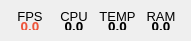
   <widget class="QWidget" name="layoutWidget">
    <property name="geometry">
     <rect>
      <x>731</x>
      <y>11</y>
      <width>191</width>
      <height>41</height>
     </rect>
    </property>
    <layout class="QGridLayout" name="gridLayout_8">
     <property name="sizeConstraint">
      <enum>QLayout::SetNoConstraint</enum>
     </property>
     <property name="horizontalSpacing">
      <number>6</number>
     </property>
     <property name="verticalSpacing">
      <number>0</number>
     </property>
     <item row="0" column="1">
      <widget class="QLabel" name="label_16">
       <property name="font">
        <font>
         <pointsize>10</pointsize>
        </font>
       </property>
       <property name="text">
        <string>CPU</string>
       </property>
       <property name="alignment">
        <set>Qt::AlignCenter</set>
       </property>
      </widget>
     </item>
     <item row="0" column="2">
      <widget class="QLabel" name="label_17">
       <property name="font">
        <font>
         <pointsize>10</pointsize>
        </font>
       </property>
       <property name="text">
        <string>TEMP</string>
       </property>
       <property name="alignment">
        <set>Qt::AlignCenter</set>
       </property>
      </widget>
     </item>
     <item row="0" column="3">
      <widget class="QLabel" name="label_27">
       <property name="font">
        <font>
         <pointsize>10</pointsize>
        </font>
       </property>
       <property name="text">
        <string>RAM</string>
       </property>
       <property name="alignment">
        <set>Qt::AlignCenter</set>
       </property>
      </widget>
     </item>
     <item row="1" column="1">
      <widget class="QLabel" name="Qlabel_cpu">
       <property name="font">
        <font>
         <family>Droid Sans Fallback</family>
         <pointsize>10</pointsize>
         <weight>75</weight>
         <bold>true</bold>
        </font>
       </property>
       <property name="text">
        <string>0.0</string>
       </property>
       <property name="alignment">
        <set>Qt::AlignCenter</set>
       </property>
      </widget>
     </item>
     <item row="1" column="2">
      <widget class="QLabel" name="Qlabel_temp">
       <property name="font">
        <font>
         <family>Droid Sans Fallback</family>
         <pointsize>10</pointsize>
         <weight>75</weight>
         <bold>true</bold>
        </font>
       </property>
       <property name="text">
        <string>0.0</string>
       </property>
       <property name="alignment">
        <set>Qt::AlignCenter</set>
       </property>
      </widget>
     </item>
     <item row="1" column="3">
      <widget class="QLabel" name="Qlabel_ram">
       <property name="font">
        <font>
         <family>Droid Sans Fallback</family>
         <pointsize>10</pointsize>
         <weight>75</weight>
         <bold>true</bold>
        </font>
       </property>
       <property name="text">
        <string>0.0</string>
       </property>
       <property name="alignment">
        <set>Qt::AlignCenter</set>
       </property>
      </widget>
     </item>
     <item row="0" column="0">
      <widget class="QLabel" name="label_19">
       <property name="font">
        <font>
         <pointsize>10</pointsize>
        </font>
       </property>
       <property name="text">
        <string>FPS</string>
       </property>
       <property name="alignment">
        <set>Qt::AlignCenter</set>
       </property>
      </widget>
     </item>
     <item row="1" column="0">
      <widget class="QLabel" name="Qlabel_fps">
       <property name="font">
        <font>
         <family>Droid Sans Fallback</family>
         <pointsize>10</pointsize>
         <weight>75</weight>
         <bold>true</bold>
        </font>
       </property>
       <property name="styleSheet">
        <string notr="true">color: rgb(237, 85, 59);</string>
       </property>
       <property name="text">
        <string>0.0</string>
       </property>
       <property name="alignment">
        <set>Qt::AlignCenter</set>
       </property>
      </widget>
     </item>
    </layout>
   </widget>
